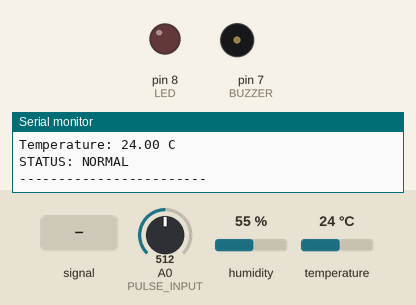
A sketch run on a simulated Arduino Uno, built with avr-gcc and run on an emulated ATmega328P. On the bench: output pins drawn as LEDs (lit = HIGH), buzzer (waves = sounding, pin HIGH), the last lines printed to the serial monitor. The test bench sets the inputs (shaded band); at power-on: temperature 24 °C, A0 (PULSE_INPUT) = 512, humidity 55 %.

Above: at 1.9 s.
2.0 s: A0 (PULSE_INPUT) fed a 200 Hz sine of ±460 counts around its level
At 5.1 s:
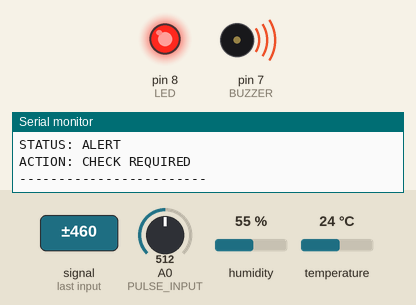
6.8 s: temperature set to 37.4 °C
11.0 s: temperature set to 38.7 °C
At 13.9 s:
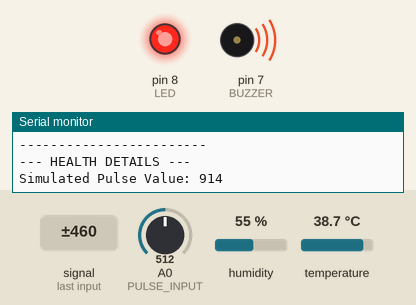
14.2 s: A0 (PULSE_INPUT) set to 110
15.7 s: A0 (PULSE_INPUT) set to 91
17.2 s: temperature set to 12 °C
At 19.6 s:
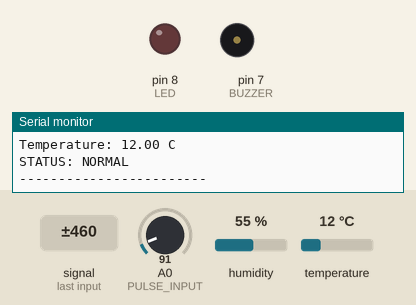
Timing chart, 0 to 21.1 s (numbered marks = the images above; inputs shaded):
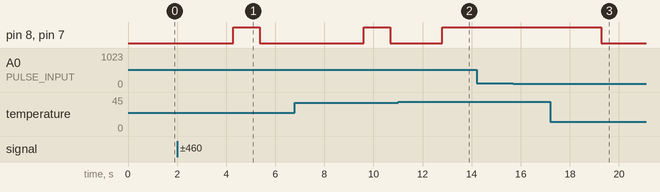

The sketch:

sketch.ino
```cpp
#include <DHT.h>

#define DHTPIN 2
#define DHTTYPE DHT22

#define PULSE_INPUT A0
#define LED 8
#define BUZZER 7

DHT dht(DHTPIN, DHTTYPE);

int pulseValue;
float temperature;

void setup()
{
  Serial.begin(9600);

  dht.begin();

  pinMode(PULSE_INPUT, INPUT);
  pinMode(LED, OUTPUT);
  pinMode(BUZZER, OUTPUT);

  Serial.println("HEALTH MONITORING SYSTEM");
  Serial.println("------------------------");
}

void loop()
{
  pulseValue = analogRead(PULSE_INPUT);
  temperature = dht.readTemperature();

  if (isnan(temperature))
  {
    Serial.println("Temperature Sensor Error");
    digitalWrite(LED, LOW);
    digitalWrite(BUZZER, LOW);
    delay(2000);
    return;
  }

  Serial.println("\n--- HEALTH DETAILS ---");

  Serial.print("Simulated Pulse Value: ");
  Serial.println(pulseValue);

  Serial.print("Temperature: ");
  Serial.print(temperature);
  Serial.println(" C");

  if (temperature > 38 || pulseValue > 900)
  {
    digitalWrite(LED, HIGH);
    digitalWrite(BUZZER, HIGH);

    Serial.println("STATUS: ALERT");
    Serial.println("ACTION: CHECK REQUIRED");
  }
  else
  {
    digitalWrite(LED, LOW);
    digitalWrite(BUZZER, LOW);

    Serial.println("STATUS: NORMAL");
  }

  Serial.println("------------------------");

  delay(1000);
}
```

Measured:
- after the input at 2.0 s, pin 8 (LED), pin 7 (BUZZER): LOW → HIGH after 2.3 s, → LOW 1.1 s later
- after the input at 11.0 s, pin 8 (LED), pin 7 (BUZZER): LOW → HIGH after 1.8 s
- after the input at 17.2 s, pin 8 (LED), pin 7 (BUZZER): HIGH → LOW after 2.1 s
